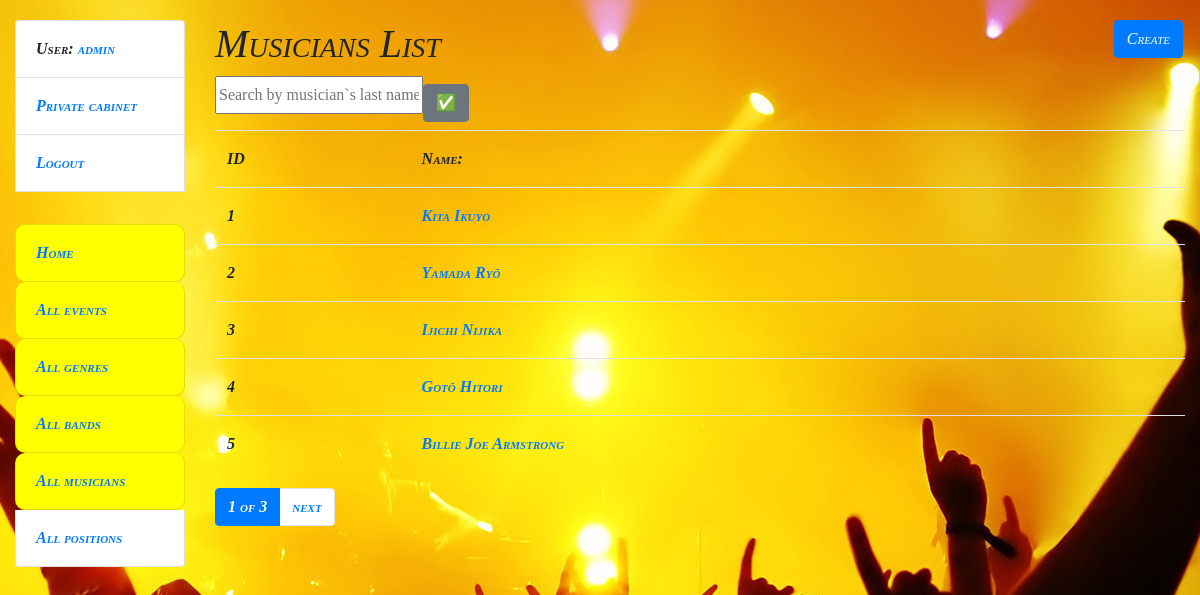
The page /musicians/ (signed in) on the database its author committed.
### bar/models.py (models this page shows, shortened)
class Visitor(AbstractUser):
    class Meta:
        verbose_name = "visitor"
        verbose_name_plural = "visitors"

class Musician(models.Model):
    first_name = models.CharField(max_length=255)
    last_name = models.CharField(max_length=255)
    position = models.ManyToManyField(Position, related_name="musicians")

### bar/views.py (the view)
class MusicianListView(LoginRequiredMixin, generic.ListView):
    model = Musician
    paginate_by = 5
    def get_context_data(self, *, object_list=None, **kwargs):
        context = super(MusicianListView, self).get_context_data(**kwargs)
        last_name = self.request.GET.get("last_name", "")
        context["search_form"] = MusicianSearchForm(initial={
            "last_name": last_name
        })
        return context
    def get_queryset(self):
        queryset = Musician.objects.all()
        form = MusicianSearchForm(self.request.GET)
        if form.is_valid():
            return queryset.filter(
                last_name__icontains=form.cleaned_data["last_name"]
            )
        return queryset

### bar/forms.py
class MusicianSearchForm(forms.Form):
    last_name = forms.CharField(
        max_length=255,
        required=False,
        label="",
        widget=forms.TextInput(
            attrs={
                "placeholder": "Search by musician`s last name"
            }
        ),
    )

### templates/bar/musician_list.html
{% extends "base.html" %}
{% block content %}
  <h1>
    Musicians List
    {% if user.is_superuser %}
    <a href="{% url 'bar:musician-create' %}" class="btn btn-primary link-to-page">
      Create
    </a>
    {% endif %}
  </h1>
  <form action="" method="get" class="form-inline">
    {{ search_form.as_p }}
  <input type="submit" class="btn btn-secondary" value="✅">
  </form>
  {% if musician_list %}
    <table class="table">
      <tr>
        <th>ID</th>
        <th>Name:</th>
      </tr>
      {% for musician in musician_list %}
        <tr>
          <td>
              {{ musician.id }}
          </td>
          <td>
            <a href="{% url "bar:musician-detail" pk=musician.id %} ">
              {{ musician.first_name }} {{ musician.last_name }}
            </a>
          </td>
        </tr>
      {% endfor %}
    </table>
  {% else %}
      <p>There are no musicians!</p>
  {% endif %}
{% endblock %}

### templates/Base.html (shortened to what this page needs)
<!DOCTYPE html>
<html lang="en">
<head>
  <link rel="stylesheet"
        href="https://cdn.jsdelivr.net/npm/bootstrap@4.6.2/dist/css/bootstrap.min.css"
>
   {% load static %}
    <link rel="stylesheet" href="{% static 'css/styles.css' %}">
</head>
<body>
<div class="container-fluid">
  <div class="row">
    <div class="col-sm-2">
      {% block sidebar %}
        {% include "includes/sidebar.html" %}
      {% endblock %}
    </div>
    <div class="col-sm-10 ">
      {% block content %}{% endblock %}
      {% block pagination %}
        {% include "includes/pagination.html" %}
      {% endblock %}
    </div>
  </div>
</div>
</body>
</html>

### templates/includes/sidebar.html
<ul class="sidebar-nav list-group">
  {% if user.is_authenticated %}
    <li class="list-group-item">User: <a href="{{ user.get_absolute_url }}">{{ user.get_username }}</a></li>
    <li class="list-group-item"><a href="{% url 'bar:visitor-detail' pk=user.id %}">Private cabinet</a></li>
    <li class="list-group-item"><a href="{% url 'logout'%}?next={{request.path}}">Logout</a></li>
  {% else %}
    <li class="list-group-item"><a href="{% url 'login'%}?next={{request.path}}">Login</a></li>
    <li class="list-group-item"><a href="{% url 'bar:visitor-create'%}">Create new visitor</a></li>
  {% endif %}
  {% if user.is_authenticated %}
  <br>
  <li class="list-group-item font-on-sidebar"><a href="{% url 'bar:index' %}">Home</a></li>
  <li class="list-group-item font-on-sidebar"><a href="{% url 'bar:event-list' %}">All events</a></li>
  <li class="list-group-item font-on-sidebar"><a href="{% url 'bar:genre-list' %}">All genres</a></li>
  <li class="list-group-item font-on-sidebar"><a href="{% url 'bar:rockband-list' %}">All bands</a></li>
  <li class="list-group-item font-on-sidebar"><a href="{% url 'bar:musician-list' %}">All musicians</a></li>
  {% if user.is_superuser %}
  <li class="list-group-item"><a href="{% url 'bar:position-list' %}">All positions</a></li>
  {% endif %}
  {% endif %}
</ul>

### templates/includes/pagination.html (shortened to what this page needs)
{% if is_paginated %}
  <ul class="pagination">
    <li class="page-item active">
      <span class="page-link">{{ page_obj.number }} of {{ paginator.num_pages }}</span>
    </li>
    {% if page_obj.has_next %}
      <li class="page-item">
        <a href="?page= {{ page_obj.next_page_number }}" class="page-link">next</a>
      </li>
    {% endif %}
  </ul>
{% endif %}

### static/css/styles.css (style rules this page uses)
body { margin-top: 20px; background: url("images/background_home.jpg") 50% 0 no-repeat fixed; font: italic small-caps bold 16px/2 cursive; }
.font-on-sidebar { font-style: italic; background: yellow; border-radius: 10px 10px 10px 10px; }
.link-to-page { float: right; margin: 0 2px 0 2px; }

### rows shown on the page
Visitor: get_username "admin"
Musician: id "1", first_name "Kita", last_name "Ikuyo"
Musician: id "2", first_name "Yamada", last_name "Ryō"
Musician: id "3", first_name "Ijichi", last_name "Nijika"
Musician: id "4", first_name "Gotō", last_name "Hitori"
Musician: id "5", first_name "Billie Joe", last_name "Armstrong"

### other values the page prints
{{ page_obj.number }} "1"
{{ paginator.num_pages }} "3"
